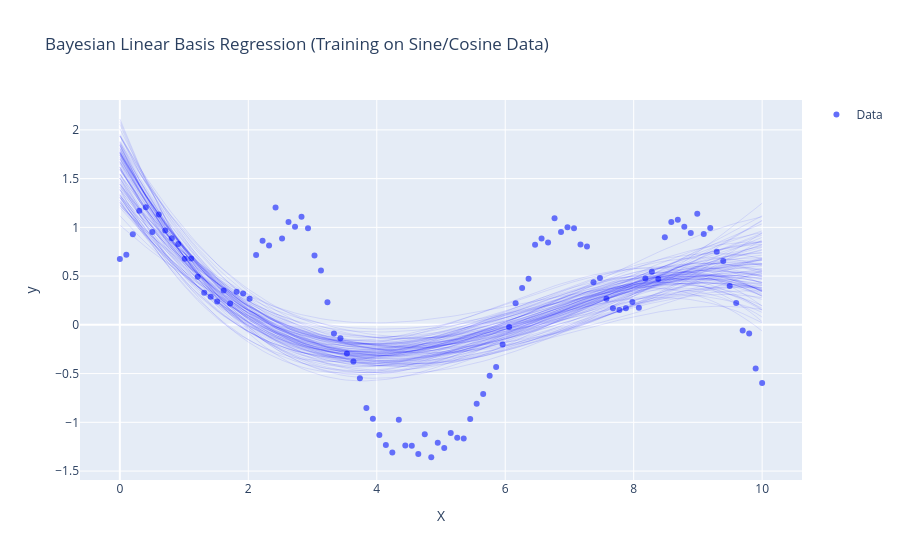

Source (notebook cell):
### Code cell
import torch
import pyro
import pyro.distributions as dist
from pyro.infer import MCMC, NUTS
import plotly.graph_objects as go
import numpy as np

# Generate synthetic data using a combination of sine and cosine functions
np.random.seed(0)
n = 100
X = np.linspace(0, 10, n)  # X values

# Combining sine and cosine functions to create a synthetic signal
y_true = np.sin(X) + 0.5 * np.cos(2 * X) + 0.3 * np.sin(3 * X)
y = y_true + np.random.normal(0, 0.1, size=n)  # Adding some noise

# Convert data to torch tensors
X_tensor = torch.tensor(X, dtype=torch.float).unsqueeze(1)  # Shape (n, 1)
y_tensor = torch.tensor(y, dtype=torch.float)

# Define the basis functions {1, x, x^2, x^3}
def basis_functions(X):
    return torch.stack([torch.ones_like(X), X, X**2, X**3], dim=1)

# Define Bayesian Linear Basis Regression Model using Pyro
def bayesian_linear_basis_regression(X, y=None):
    # Priors for weights and intercept for each basis function
    w = pyro.sample("w", dist.Normal(torch.zeros(4), 10 * torch.ones(4)))  # Weights for {1, x, x^2, x^3}
    sigma = pyro.sample("sigma", dist.HalfCauchy(1.0))  # Prior for noise
    
    # Linear combination of basis functions
    Phi_X = basis_functions(X)  # Design matrix
    mean = torch.matmul(Phi_X, w)  # Linear model: w0 + w1*x + w2*x^2 + w3*x^3
    
    # Likelihood
    with pyro.plate("data", X.shape[0]):
        pyro.sample("obs", dist.Normal(mean, sigma), obs=y)

# NUTS sampler
nuts_kernel = NUTS(bayesian_linear_basis_regression)
mcmc = MCMC(nuts_kernel, num_samples=1000, warmup_steps=500)
mcmc.run(X_tensor[:, 0], y_tensor)

# Extract samples from the posterior
posterior_samples = mcmc.get_samples()

# Convert to numpy arrays for plotting
w_samples = posterior_samples['w'].numpy()

# Generate the predicted regression lines from posterior samples
X_plot = np.linspace(0, 10, 100)  # For plotting smooth curve
X_plot_tensor = torch.tensor(X_plot, dtype=torch.float).unsqueeze(1)
Phi_X_plot = basis_functions(X_plot_tensor).numpy().reshape(100, 4)  # Fix the shape

# Generate regression lines using posterior samples
y_pred_samples = np.dot(Phi_X_plot, w_samples.T)  # Matrix multiplication

# Plot the original data and the posterior predictive regression lines
fig = go.Figure()

# Scatter plot of the original data
fig.add_trace(go.Scatter(x=X, y=y, mode='markers', name='Data'))

# Plot regression lines for a subset of posterior samples
for i in range(100):  # Plot 100 regression lines from posterior samples
    fig.add_trace(go.Scatter(x=X_plot, y=y_pred_samples[:, i], mode='lines', line=dict(width=0.5, color='blue'), opacity=0.2, showlegend=False))

# Update layout
fig.update_layout(
    title="Bayesian Linear Basis Regression (Training on Sine/Cosine Data)",
    xaxis_title="X",
    yaxis_title="y",
)

# Show plot
fig.show()
